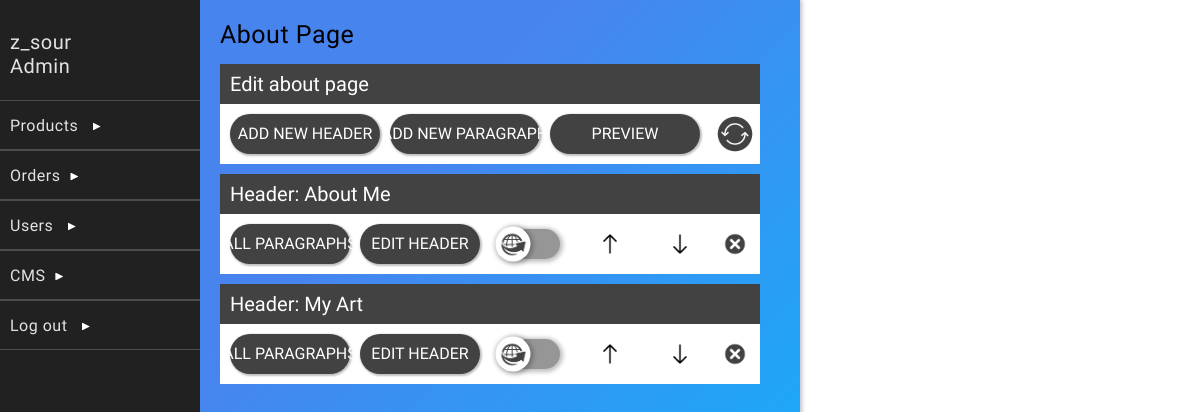
Screenshot of /dashboardExtensions/about-page-edit.php (signed in) with the database file from the repository.
### tables this page shows
CREATE TABLE `users` (
  `id` int(11) NOT NULL,
  `username` varchar(20) NOT NULL,
  `password` varchar(64) NOT NULL,
  `salt` varchar(32) NOT NULL,
  `name` varchar(50) NOT NULL,
  `joined` datetime NOT NULL,
  `groups` int(11) NOT NULL
);

CREATE TABLE `about` (
  `id` int(11) NOT NULL,
  `info_block` text NOT NULL,
  `title` text NOT NULL,
  `live` int(5) NOT NULL,
  `order_of_info` int(5) NOT NULL,
  `image` text NOT NULL,
  `imageStyle` text NOT NULL
);

### classes/Config.php (called while the page is built)
<?php
    class Config{
        public static function get($path = null){
            if($path){
                $config = $GLOBALS['config'];
                $path = explode('/', $path);
                foreach($path as $bit){
                    if(isset($config[$bit])){
                        $config = $config[$bit];
                    }
                }
                return $config;
            }
            return false;
        }
    }
?>

### classes/DB.php (called while the page is built, shortened)
<?php
    class DB{
        private static $_instance = null;
        private $_pdo,
                $_query,
                $_error = false,
                $_results,
                $_count = 0;
        private function __construct(){
            try{
                $this->_pdo = new PDO('mysql:host='. Config::get("mysql/host") .';dbname='. Config::get("mysql/db").';charset=utf8',
                Config::get("mysql/username"), Config::get("mysql/password"));
            }
            catch(PDOException $e){
                die($e->getMessage());
            }
        }
        public static function getInstance(){
            if(!isset(self::$_instance)){
                self::$_instance = new DB();
            }
            return self::$_instance;
        }
        public function query($sql, $params = []){
            if($this->_query = $this->_pdo->prepare($sql)){
                $x = 1;
                if(count($params)){
                    foreach($params as $param){
                        $this->_query->bindValue($x, $param);
                        $x++;
                    }
                }
                if($this->_query->execute()){
                    $this->_results = $this->_query->fetchAll(PDO::FETCH_OBJ);
                } else{
                    $this->_error = true;
                }
            }
            return $this;
        }
        protected function _read($table, $params = []){
            $conditionString = '';
            $bind = [];
            $order = '';
            $limit = '';
            if(isset($params['conditions'])){
                if(is_array($params['conditions'])){
                    foreach($params['conditions'] as $condition){
                        $conditionString .= ' ' .  $condition . ' AND';
                    }
                    $conditionString = trim($conditionString);
                    $conditionString = rtrim($conditionString, ' AND');
                } else{
                    $conditionString = $params['conditions'];
                }
                if($conditionString != ''){
                    $conditionString = ' WHERE ' . $conditionString;
                }
            }
            if(array_key_exists('bind', $params)){
                $bind = $params['bind'];
            }
            if(array_key_exists('order', $params)){
                $order = ' ORDER BY ' . $params['order'];
            }
        $sql = "SELECT * FROM {$table}{$conditionString}{$order}{$limit}";
        if(!$this->query($sql, $bind)->results()){
            return false;
        }
        return true;
        }
        public function find($table, $params = []){
            if($this->_read($table, $params)){
                return $this->results();
            }
            return false;
        }
        public function findFirst($table, $params = []){
            if($this->_read($table, $params)){
                return $this->first();
            }
            return false;
        }
        public function results(){
            return $this->_results;
        }
        public function first(){
            return (!empty($this->_results)) ? $this->_results[0] : [];
        }
    }
?>

### classes/User.php (called while the page is built, shortened)
<?php
    class User{
        private $_db,
                $_data,
                $_cookieName,
                $_sessionName,
                $_isLoggedIn;
        public function __construct($user = null){
            $this->_db = DB::getInstance();
            $this->_sessionName = Config::get('session/session_name');
            if(!$user){
                if(Session::exists($this->_sessionName)){
                    $user = Session::get($this->_sessionName);
                    if($this->find($user)){
                        $this->_isLoggedIn = true;
                    }else{
                        header("Location: dashboardExtensions/logout.php");
                    }
                }
            } else{
                $this->find($user);
            }
        }
        public function find($user = null){
            if($user){
                $field = (is_numeric($user)) ? 'id' : 'username';
                $data = $this->_db->findFirst('users', array(
                    'conditions' => $field . " = ?",
                    'bind' => [$user]
                ));
                if($data){
                    $this->_data = $data;
                    return true;
                }
            }
        }
        public function data(){
            return $this->_data;
        }
    }
?>

### classes/Session.php (called while the page is built, shortened)
<?php
    class Session{
        public static function exists($name){
            return ((isset($_SESSION[$name])) ? true : false);
        }
        public static function get($name){
            return $_SESSION[$name];
        }
    }
?>

### dashboardExtensions/about-page-edit.php (the view, shortened to what this page needs)
<?php
    include_once("../includes/dashboardhead.php");
?>
<div class="background">
    <div class="dashboard-content" id="content">
    <?php
        include_once("dashboard-sidebar.php");
    ?>
    <div class="center-components-background">
    <div class="center-components" id="center-components">
        <div class="dashboardExtensionHeader">
            About Page
        </div>
        <div class="edit-terms-and-conditions-container">
            <div class="edit-terms-and-conditions-title">
                <div class="edit-terms-and-conditions-title-text">Edit about page</div>
            </div>
            <div class="edit-terms-and-conditions-button-container">
                <div class="edit-terms-and-conditions-button" onclick="Navigation.loadComponents('./add-about-page-header.php');">
                    <div class="edit-terms-and-conditions-button-text">ADD NEW HEADER</div>
                </div>
                <div class="edit-terms-and-conditions-button" onclick="Navigation.loadComponents('./add-about-page-paragraph.php');">
                    <div class="edit-terms-and-conditions-button-text">ADD NEW PARAGRAPH</div>
                </div>
                <div class="edit-terms-and-conditions-button" onclick="Navigation.loadComponents('./preview-about-page.php');">
                    <div class="edit-terms-and-conditions-button-text">PREVIEW</div>
                </div>
                <div class="edit-terms-and-conditions-refresh-btn" onclick="document.getElementById('refresh-all-about-info-form').submit();"></div>
            </div>
        </div>
        <?php
            $aboutHeaders = DB::getInstance()->find('about', [
                'order' => 'order_of_info'
                ]);
            foreach($aboutHeaders as $aboutHeader):
                $switchPos = $aboutHeader->live == 0 ? 0 : 1;
        ?>
        <div class="terms-and-conditions-title">
            <div class="terms-and-conditions-title-top">
                <div class="terms-and-conditions-title-top-text">Header: <?= $aboutHeader->title; ?></div>
            </div>
            <div class="terms-and-conditions-title-buttons">
                <div class="edit-terms-and-conditions-button small-btn" onclick="Navigation.loadComponents('./all-about-paragraphs.php?aboutHeader=<?= $aboutHeader->id; ?>');">
                    <div class="edit-terms-and-conditions-button-text">ALL PARAGRAPHS</div>
                </div>
                <div class="edit-terms-and-conditions-button small-btn" onclick="Navigation.loadComponents('./edit-about-header-title.php?aboutHeader=<?= $aboutHeader->id; ?>');">
                    <div class="edit-terms-and-conditions-button-text">EDIT HEADER</div>
                </div>
                <div class="editing-switch"  id="editing-switch-<?= $aboutHeader->id; ?>"<?php
                        if(!$switchPos){
                            echo('style="
                                background-color: #979696;
                            "');
                        }
                ?> onclick="flipSwitch(<?= $switchPos ?>, 'switchForm<?= $aboutHeader->id; ?>', 'editing-switch-<?= $aboutHeader->id; ?>', 'editing-switch-btn-<?= $aboutHeader->id; ?>');">
                        <div class="editing-switch-btn" id="editing-switch-btn-<?= $aboutHeader->id; ?>"
                            <?php
                                if(!$switchPos){
                                    echo('style="
                                        right: 20%;
                                    "');
                                }
                            ?>
                        ><span class="editing-switch-btn-icon"></span></div>
                </div>
                <div class="moveUpBtn" onclick="window.location.href = 'functionality/order-about-headers.php?aboutOrder=<?= $aboutHeader->order_of_info; ?>&pos=1'"></div>
                <div class="moveDownBtn" onclick="window.location.href = 'functionality/order-about-headers.php?aboutOrder=<?= $aboutHeader->order_of_info; ?>&pos=-1'"></div>
                <div class="removeBtn" onclick="document.getElementById('remove-title-<?= $aboutHeader->id; ?>').submit();"></div>
            </div>
        </div>
        <?php
            endforeach;
        ?>
        <div class="modal-background" id="modalBG" onclick="Modal.closeModal();">
        </div>
    </div>
    </div>
    </div>
</div>

### dashboardExtensions/dashboard-sidebar.php (shortened to what this page needs)
<div class="side-bar">
            <div class="top-part">
                <div class="top-part-name"><?= $user->data()->username; ?></div>
                <div class="top-part-spec">Admin</div>
            </div>
            <div class="menu-field" id="prod-btn">
                <div class="title">Products <span class="display-arrow" id="prod-btn-arrow"></span></div>
            </div>
            <div class="menu-field" id="order-btn">
                <div class="title">Orders<span class="display-arrow" id="order-btn-arrow"></span></div>
            </div>
            <div class="menu-field" id="user-btn">
                <div class="title">Users <span class="display-arrow" id="user-btn-arrow"></span></div>
            </div>
            <div class="menu-field" id="cms-btn">
                <div class="title">CMS<span class="display-arrow" id="cms-btn-arrow"></span></div>
            </div>
            <div class="menu-field" onclick="document.location.href='logout.php';">
                <div class="title">Log out <span class="display-arrow"></span></div>
            </div>
        </div>

### public/style/dashboard.css (style rules this page uses)
* { margin: 0; padding: 0; box-sizing: border-box; }
.dashboard-content { width: 800px; height: 800px; overflow: auto; box-shadow: 1px 1px 4px 1px rgba(55, 37, 84, 0.3); background-color: white; position: relative; font-size: 0px; }
.background { width: 100vw; height: 100%; background-color: white; overflow: auto; }
.side-bar { width: 200px; height: 100%; background-color: #212121; display: inline-block; font-size: 16px; }
.top-part { width: 100%; height: 100px; cursor: default; user-select: none; padding-top: 30px; background-color: #212121; color: rgba(255, 255, 255, 0.87); }
.top-part-name { font-size: 20px; font-family: 'Big Shoulders Text', cursive; letter-spacing: 0.5px; margin-left: 10px; }
.top-part-spec { font-size: 20px; font-family: 'Big Shoulders Text', cursive; letter-spacing: 0.5px; margin-left: 10px; }
.menu-field { width: 100%; height: 50px; position: relative; border-bottom: rgba(255, 255, 255, 0.2) solid 0.3px; border-top:rgba(255, 255, 255, 0.2) solid 0.3px; background-color: #212121; user-select: none; cursor: pointer; color: rgba(255, 255, 255, 0.87); }
.title { position: absolute; top: 50%; transform: translateY(-50%); left: 10px; font-family: 'Big Shoulders Text', cursive; letter-spacing: 0.5px; }
.display-arrow { clip-path: polygon(0 0, 0% 100%, 100% 50%); width: 8px; height: 8px; background-color: white; display: inline-block; margin-left: 10px; transform: rotate(0); transition: transform 0.2s; }
.center-components { width: 100%; height: 100%; overflow-y: auto; padding: 20px; }
.center-components-background { background-color: #06bcfb; background-image: linear-gradient(315deg, #06bcfb 0%, #4884ee 74%); position: absolute; width: 600px; height: 100%; left: 200px; overflow: hidden; top: 0px; }
.dashboardExtensionHeader { width: 100%; height: auto; font-size: 25px; margin-bottom: 15px; font-family: 'Big Shoulders Text', cursive; letter-spacing: 0.5px; }
.modal-background { height: 100%; width: 100%; background-color: rgba(0, 0, 0, 0); opacity: 1; position: absolute; top: 0px; pointer-events: none; transition: background-color 0.2s; }

### rows the page displays
users: username "z_sour"
about: title "About Me", live 0 (drawn)
about: title "My Art", live 0 (drawn)
